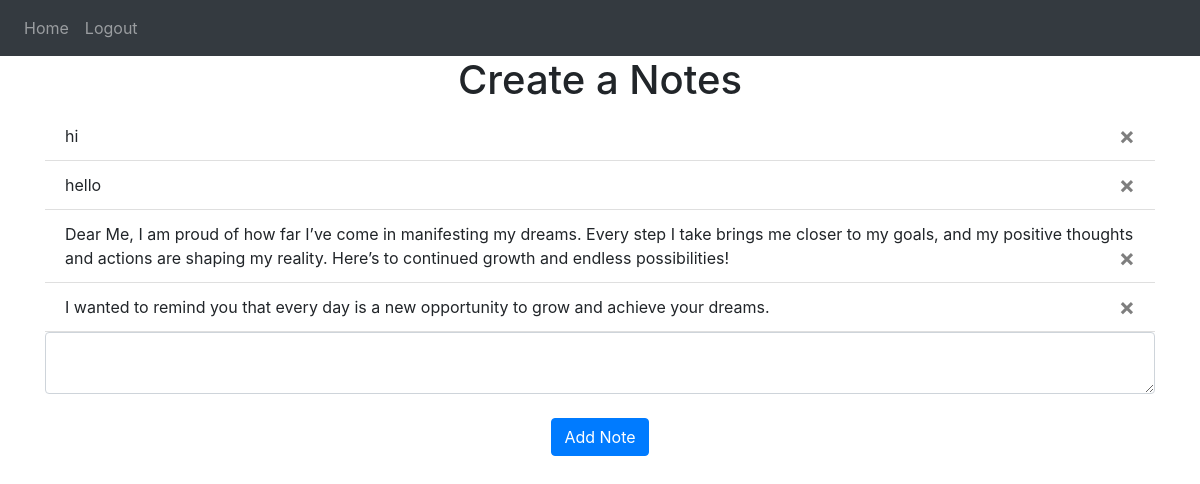
Screenshot of / (signed in) with the database file from the repository.
### website/views.py (the view, shortened to what this page needs)
@views.route('/', methods=['GET', 'POST'])
@login_required
def home():
    return render_template("home.html", user=current_user)

### website/__init__.py (called while the page is built)
def create_app():
    app = Flask(__name__) # Create a Flask application instance
    app.config['SECRET_KEY'] = 'YSGASSXOSAKIOSDJIO'
    app.config['SQLALCHEMY_DATABASE_URI'] = f'sqlite:///{DB_NAME}'
    db.init_app(app)  # Correct usage
    from .views import views
    from .auth import auth
    app.register_blueprint(views, url_prefix='/')
    app.register_blueprint(auth, url_prefix='/')
    from .models import User
    create_database(app)
    login_manager = LoginManager()
    login_manager.login_view = 'auth.login'
    login_manager.init_app(app)
    @login_manager.user_loader
    def load_user(id):
        return User.query.get(int(id))
    return app

### website/templates/home.html (shortened to what this page needs)
{% extends "base.html" %}
{% block content %}
<h1 align="center">Create a Notes</h1>
<ul class="list-group list-group-flush" id="notes">
    {% for note in user.notes %}
    <li class="list-group-item">
        {{ note.data }}
        <button type="button" class="close" onClick="deleteNote({{ note.id}})">
            <span aria-hidden="true">&times;</span>
        </button>
    </li>
    {% endfor %}
</ul>
<form method="POST">
    <textarea name="note" id="note" class="form-control"></textarea>
    <br />
    <div align="center">
        <button type="submit" class="btn btn-primary">Add Note</button>
    </div>
</form>
{% endblock %}

### website/templates/base.html (shortened to what this page needs)
<!DOCTYPE html>
<html>
    <head>
      <link
        rel="stylesheet"
        href="https://stackpath.bootstrapcdn.com/bootstrap/4.4.1/css/bootstrap.min.css"
      />
      <link
        rel="stylesheet"
        href="https://stackpath.bootstrapcdn.com/font-awesome/4.7.0/css/font-awesome.min.css"
      />
    </head>
    <body>
      <nav class="navbar navbar-expand-lg navbar-dark bg-dark">
        <div class="collapse navbar-collapse" id="navbar">
          <div class="navbar-nav">
            {% if user.is_authenticated %}
            <a class="nav-item nav-link" id="home" href="/">Home</a>
            <a class="nav-item nav-link" id="logout" href="/logout">Logout</a>
            {% else %}
            <a class="nav-item nav-link" id="login" href="/login">Login</a>
            <a class="nav-item nav-link" id="signUp" href="/sign-up">Sign Up</a>
            {% endif %}
          </div>
        </div>
      </nav>
      <div class="container">{% block content %} {% endblock %}</div>
    </body>
</html>

### rows the page displays
Note: data "hi"
Note: data "hello"
Note: data "Dear Me, I am proud of how far I’ve come in manifesting my dreams. Every step I take brings me closer to my goals, and my positive thoughts and actions are shaping my reality. Here’s to continued growth and endless possibilities!"
Note: data "I wanted to remind you that every day is a new opportunity to grow and achieve your dreams."
